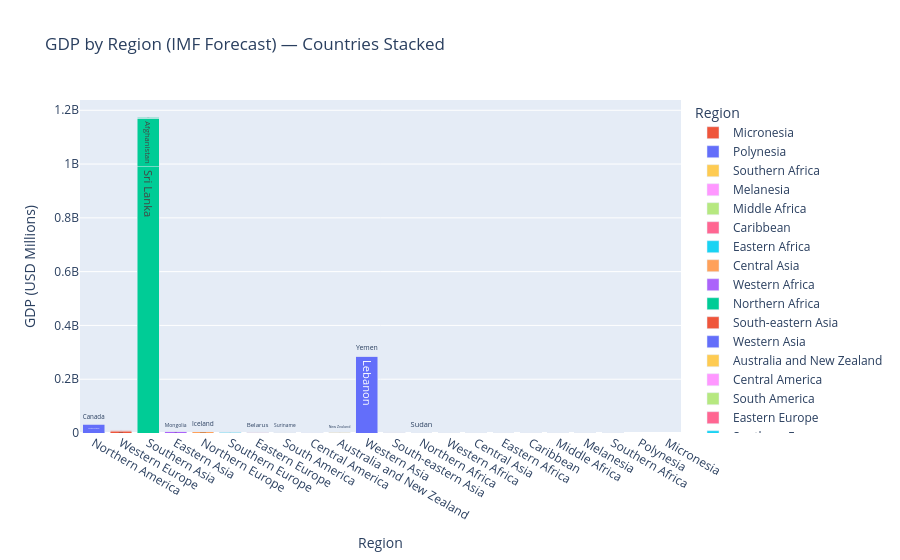

The cell this chart's notebook holds for it:
### Code cell
# ============================================================
# Part 1 — GDP Stacked Bar Plot (IMF, by Region) 
# https://github.com/jinsungsur/data_science 
# https://jinsungsur.github.io/data_science/
# ============================================================
import pandas as pd
import plotly.graph_objects as go
import country_converter as coco

url = "https://en.wikipedia.org/wiki/List_of_countries_by_GDP_(nominal)"
import urllib.request

req = urllib.request.Request(url, headers={"User-Agent": "Mozilla/5.0"})
html = urllib.request.urlopen(req).read()
tables = pd.read_html(html, match="Country/Territory")
df = tables[0]

# Flatten multi-level column headers
if isinstance(df.columns, pd.MultiIndex):
    df.columns = ["_".join(str(c) for c in col).strip() for col in df.columns]

COUNTRY_COL = df.columns[0]
GDP_COL = [c for c in df.columns if "IMF" in c][0]

df = df[[COUNTRY_COL, GDP_COL]].copy()
df.columns = ["Country", "GDP"]
df = df[~df["Country"].str.contains(
    r"World|Africa|Asia|Europe|America|Oceania|IMF|\[", na=True)]
df["GDP"] = pd.to_numeric(
    df["GDP"].astype(str).str.replace(r"[^\d.]", "", regex=True),
    errors="coerce")
df = df.dropna(subset=["GDP"])

df["Region"] = coco.convert(
    names=df["Country"].tolist(), to="UNregion", not_found="Other")

fig = go.Figure()
for region in df["Region"].unique():
    subset = df[df["Region"] == region].sort_values("GDP", ascending=False)
    fig.add_trace(go.Bar(
        name=region,
        x=[region] * len(subset),
        y=subset["GDP"],
        text=subset["Country"],
        hovertemplate="%{text}: %{y:,.0f}<extra></extra>",
    ))

fig.update_layout(
    barmode="stack",
    title="GDP by Region (IMF Forecast) — Countries Stacked",
    xaxis_title="Region",
    yaxis_title="GDP (USD Millions)",
    legend_title="Region",
)

fig.show()

with open("stacked_bar.html", "w", encoding="utf-8") as f:
    f.write(fig.to_html())

### Figure 1 — Plotly figure (JSON) as saved in the notebook; plotly's stock layout.template omitted (floating-point values rounded to 4 significant figures)
{"data": [{"hovertemplate": "%{text}: %{y:,.0f}<extra></extra>", "name": "Northern America", "text": ["United States", "Canada"], "type": "bar", "x": ["Northern America", "Northern America"], "y": [31820000.0, 2421000.0]}, {"hovertemplate": "%{text}: %{y:,.0f}<extra></extra>", "name": "Western Europe", "text": ["Germany", "France", "Netherlands", "Switzerland", "Belgium", "Austria", "Luxembourg", "Liechtenstein"], "type": "bar", "x": ["Western Europe", "Western Europe", "Western Europe", "Western Europe", "Western Europe", "Western Europe", "Western Europe", "Western Europe"], "y": [5328000.0, 3559000.0, 1413000.0, 1075000.0, 761200.0, 604200.0, 107800.0, 10120.0]}, {"hovertemplate": "%{text}: %{y:,.0f}<extra></extra>", "name": "Southern Asia", "text": ["Sri Lanka", "Afghanistan", "India", "Bangladesh", "Pakistan", "Iran", "Nepal", "Maldives", "Bhutan"], "type": "bar", "x": ["Southern Asia", "Southern Asia", "Southern Asia", "Southern Asia", "Southern Asia", "Southern Asia", "Southern Asia", "Southern Asia", "Southern Asia"], "y": [989600000.0, 180800000.0, 4516000.0, 519300.0, 410500.0, 375600.0, 49110.0, 8221.0, 3771.0]}, {"hovertemplate": "%{text}: %{y:,.0f}<extra></extra>", "name": "Eastern Asia", "text": ["Japan", "South Korea", "Mongolia"], "type": "bar", "x": ["Eastern Asia", "Eastern Asia", "Eastern Asia"], "y": [4464000.0, 1937000.0, 26520.0]}, {"hovertemplate": "%{text}: %{y:,.0f}<extra></extra>", "name": "Northern Europe", "text": ["United Kingdom", "Ireland", "Sweden", "Norway", "Denmark", "Finland", "Lithuania", "Latvia", "Estonia", "Iceland"], "type": "bar", "x": ["Northern Europe", "Northern Europe", "Northern Europe", "Northern Europe", "Northern Europe", "Northern Europe", "Northern Europe", "Northern Europe", "Northern Europe", "Northern Europe"], "y": [4226000.0, 750100.0, 711500.0, 547700.0, 500100.0, 335500.0, 104700.0, 52250.0, 51040.0, 43400.0]}, {"hovertemplate": "%{text}: %{y:,.0f}<extra></extra>", "name": "Southern Europe", "text": ["Italy", "Spain", "Portugal", "Greece", "Croatia", "Serbia", "Slovenia", "Bosnia and Herzegovina", "Albania", "Malta", "North Macedonia", "Kosovo", "Montenegro", "Andorra", "San Marino"], "type": "bar", "x": ["Southern Europe", "Southern Europe", "Southern Europe", "Southern Europe", "Southern Europe", "Southern Europe", "Southern Europe", "Southern Europe", "Southern Europe", "Southern Europe", "Southern Europe", "Southern Europe", "Southern Europe", "Southern Europe", "Southern Europe"], "y": [2702000.0, 2042000.0, 364500.0, 304800.0, 113100.0, 112100.0, 85740.0, 36240.0, 32410.0, 30440.0, 20750.0, 14100.0, 10230.0, 4715.0, 2393.0]}, {"hovertemplate": "%{text}: %{y:,.0f}<extra></extra>", "name": "Eastern Europe", "text": ["Russia", "Poland", "Romania", "Czech Republic", "Hungary", "Slovakia", "Bulgaria", "Belarus"], "type": "bar", "x": ["Eastern Europe", "Eastern Europe", "Eastern Europe", "Eastern Europe", "Eastern Europe", "Eastern Europe", "Eastern Europe", "Eastern Europe"], "y": [2509000.0, 1110000.0, 444800.0, 417100.0, 269900.0, 167700.0, 142200.0, 90560.0]}, {"hovertemplate": "%{text}: %{y:,.0f}<extra></extra>", "name": "South America", "text": ["Brazil", "Argentina", "Colombia", "Chile", "Peru", "Ecuador", "Uruguay", "Venezuela", "Bolivia", "Paraguay", "Guyana", "Suriname"], "type": "bar", "x": ["South America", "South America", "South America", "South America", "South America", "South America", "South America", "South America", "South America", "South America", "South America", "South America"], "y": [2293000.0, 667900.0, 462300.0, 363300.0, 326600.0, 134700.0, 90640.0, 79920.0, 57090.0, 51670.0, 27490.0, 4870.0]}, {"hovertemplate": "%{text}: %{y:,.0f}<extra></extra>", "name": "Central America", "text": ["Mexico", "Guatemala", "Costa Rica", "Panama", "Honduras", "El Salvador", "Nicaragua", "Belize"], "type": "bar", "x": ["Central America", "Central America", "Central America", "Central America", "Central America", "Central America", "Central America", "Central America"], "y": [2031000.0, 129500.0, 109100.0, 95900.0, 40820.0, 37980.0, 21860.0, 3442.0]}, {"hovertemplate": "%{text}: %{y:,.0f}<extra></extra>", "name": "Australia and New Zealand", "text": ["Australia", "New Zealand"], "type": "bar", "x": ["Australia and New Zealand", "Australia and New Zealand"], "y": [1948000.0, 280600.0]}, {"hovertemplate": "%{text}: %{y:,.0f}<extra></extra>", "name": "Western Asia", "text": ["Lebanon", "Turkey", "Saudi Arabia", "Israel", "United Arab Emirates", "Iraq", "Qatar", "Kuwait", "Oman", "Azerbaijan", "Jordan", "Bahrain", "Armenia", "Yemen"], "type": "bar", "x": ["Western Asia", "Western Asia", "Western Asia", "Western Asia", "Western Asia", "Western Asia", "Western Asia", "Western Asia", "Western Asia", "Western Asia", "Western Asia", "Western Asia", "Western Asia", "Western Asia"], "y": [282800000.0, 1576000.0, 1316000.0, 666400.0, 601200.0, 273900.0, 239100.0, 162900.0, 108900.0, 80020.0, 59290.0, 49190.0, 29080.0, 17240.0]}, {"hovertemplate": "%{text}: %{y:,.0f}<extra></extra>", "name": "South-eastern Asia", "text": ["Indonesia", "Singapore", "Thailand", "Philippines", "Vietnam", "Malaysia", "Myanmar", "Cambodia", "Laos", "Brunei", "Timor-Leste"], "type": "bar", "x": ["South-eastern Asia", "South-eastern Asia", "South-eastern Asia", "South-eastern Asia", "South-eastern Asia", "South-eastern Asia", "South-eastern Asia", "South-eastern Asia", "South-eastern Asia", "South-eastern Asia", "South-eastern Asia"], "y": [1550000.0, 606200.0, 561500.0, 533900.0, 511100.0, 505400.0, 65170.0, 51510.0, 17780.0, 16460.0, 2208.0]}, {"hovertemplate": "%{text}: %{y:,.0f}<extra></extra>", "name": "Northern Africa", "text": ["Egypt", "Algeria", "Morocco", "Tunisia", "Libya", "Sudan"], "type": "bar", "x": ["Northern Africa", "Northern Africa", "Northern Africa", "Northern Africa", "Northern Africa", "Northern Africa"], "y": [399500.0, 285000.0, 196100.0, 60430.0, 49160.0, 39470.0]}, {"hovertemplate": "%{text}: %{y:,.0f}<extra></extra>", "name": "Western Africa", "text": ["Nigeria", "Ghana", "Ivory Coast", "Senegal", "Guinea", "Burkina Faso", "Mali", "Benin", "Niger", "Mauritania", "Togo", "Sierra Leone", "Liberia", "Cape Verde", "Guinea-Bissau", "Gambia"], "type": "bar", "x": ["Western Africa", "Western Africa", "Western Africa", "Western Africa", "Western Africa", "Western Africa", "Western Africa", "Western Africa", "Western Africa", "Western Africa", "Western Africa", "Western Africa", "Western Africa", "Western Africa", "Western Africa", "Western Africa"], "y": [334300.0, 113500.0, 111400.0, 39990.0, 30920.0, 30700.0, 28480.0, 27450.0, 26110.0, 12850.0, 12180.0, 9302.0, 5594.0, 3138.0, 2764.0, 2672.0]}, {"hovertemplate": "%{text}: %{y:,.0f}<extra></extra>", "name": "Central Asia", "text": ["Kazakhstan", "Uzbekistan", "Turkmenistan", "Kyrgyzstan", "Tajikistan"], "type": "bar", "x": ["Central Asia", "Central Asia", "Central Asia", "Central Asia", "Central Asia"], "y": [319800.0, 159200.0, 76900.0, 21560.0, 18940.0]}, {"hovertemplate": "%{text}: %{y:,.0f}<extra></extra>", "name": "Eastern Africa", "text": ["Kenya", "Ethiopia", "Uganda", "Zimbabwe", "Zambia", "Mozambique", "Madagascar", "Malawi", "Mauritius", "Rwanda", "Somalia", "Burundi", "South Sudan", "Djibouti", "Seychelles", "Comoros"], "type": "bar", "x": ["Eastern Africa", "Eastern Africa", "Eastern Africa", "Eastern Africa", "Eastern Africa", "Eastern Africa", "Eastern Africa", "Eastern Africa", "Eastern Africa", "Eastern Africa", "Eastern Africa", "Eastern Africa", "Eastern Africa", "Eastern Africa", "Eastern Africa", "Eastern Africa"], "y": [140900.0, 125700.0, 72460.0, 55430.0, 33940.0, 26510.0, 21090.0, 17860.0, 16760.0, 15470.0, 13910.0, 9212.0, 6033.0, 5003.0, 2249.0, 1770.0]}, {"hovertemplate": "%{text}: %{y:,.0f}<extra></extra>", "name": "Caribbean", "text": ["Dominican Republic", "Puerto Rico", "Haiti", "Trinidad and Tobago", "Jamaica", "Bahamas", "Barbados", "Aruba", "Saint Lucia", "Antigua and Barbuda", "Grenada", "Saint Vincent and the Grenadines", "Saint Kitts and Nevis", "Dominica"], "type": "bar", "x": ["Caribbean", "Caribbean", "Caribbean", "Caribbean", "Caribbean", "Caribbean", "Caribbean", "Caribbean", "Caribbean", "Caribbean", "Caribbean", "Caribbean", "Caribbean", "Caribbean"], "y": [138300.0, 129200.0, 31100.0, 26760.0, 24130.0, 16840.0, 7944.0, 4471.0, 2770.0, 2456.0, 1524.0, 1299.0, 1190.0, 791.0]}, {"hovertemplate": "%{text}: %{y:,.0f}<extra></extra>", "name": "Middle Africa", "text": ["Angola", "DR Congo", "Cameroon", "Chad", "Gabon", "Congo", "Equatorial Guinea", "São Tomé and Príncipe"], "type": "bar", "x": ["Middle Africa", "Middle Africa", "Middle Africa", "Middle Africa", "Middle Africa", "Middle Africa", "Middle Africa", "Middle Africa"], "y": [109900.0, 88130.0, 67520.0, 23560.0, 22730.0, 16950.0, 14100.0, 1125.0]}, {"hovertemplate": "%{text}: %{y:,.0f}<extra></extra>", "name": "Melanesia", "text": ["Papua New Guinea", "Fiji", "Solomon Islands", "Vanuatu"], "type": "bar", "x": ["Melanesia", "Melanesia", "Melanesia", "Melanesia"], "y": [33460.0, 6696.0, 2051.0, 1176.0]}, {"hovertemplate": "%{text}: %{y:,.0f}<extra></extra>", "name": "Southern Africa", "text": ["Botswana", "Namibia", "Eswatini", "Lesotho"], "type": "bar", "x": ["Southern Africa", "Southern Africa", "Southern Africa", "Southern Africa"], "y": [20710.0, 16100.0, 5495.0, 2474.0]}, {"hovertemplate": "%{text}: %{y:,.0f}<extra></extra>", "name": "Polynesia", "text": ["Samoa", "Tonga", "Nauru", "Tuvalu"], "type": "bar", "x": ["Polynesia", "Polynesia", "Polynesia", "Polynesia"], "y": [1333.0, 616.0, 183.0, 61.0]}, {"hovertemplate": "%{text}: %{y:,.0f}<extra></extra>", "name": "Micronesia", "text": ["Micronesia", "Palau", "Kiribati", "Marshall Islands"], "type": "bar", "x": ["Micronesia", "Micronesia", "Micronesia", "Micronesia"], "y": [519.0, 362.0, 343.0, 332.0]}], "layout": {"barmode": "stack", "legend": {"title": {"text": "Region"}}, "title": {"text": "GDP by Region (IMF Forecast) — Countries Stacked"}, "xaxis": {"title": {"text": "Region"}}, "yaxis": {"title": {"text": "GDP (USD Millions)"}}}}
